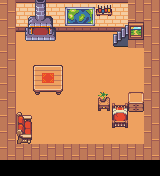

A 2D game scene composited from a Tiled map and its tileset images. What follows is a short description and the map's XML, with every tile layer's data as written:
An orthogonal 10x11 tile map with 16x16 px tiles, 5 tile layers (sol, mur, mur2, mur3, ...), 1 hidden layer not drawn.

<map version="1.5" tiledversion="1.7.1" orientation="orthogonal" renderorder="right-down" width="10" height="11" tilewidth="16" tileheight="16" infinite="0" nextlayerid="7" nextobjectid="1">
 <tileset firstgid="1" source="tilset.tsx" />
 <layer id="1" name="sol" width="10" height="11">
  <data encoding="csv">
393,393,393,393,393,393,393,393,393,393,
393,393,393,393,393,393,393,197,393,393,
393,393,393,393,393,393,393,393,393,393,
393,393,393,393,393,393,393,393,393,393,
393,393,393,393,393,393,393,393,393,393,
393,393,393,393,393,393,393,393,393,393,
393,393,393,393,393,393,393,393,393,393,
393,393,393,393,393,393,393,393,393,393,
393,393,393,393,393,393,393,393,393,393,
393,393,393,393,393,393,393,393,393,393,
0,0,0,0,0,0,0,0,0,0
</data>
 </layer>
 <layer id="2" name="mur" width="10" height="11">
  <data encoding="csv">
0,0,0,0,0,0,0,0,0,0,
0,0,0,0,0,0,0,26,27,0,
0,0,0,0,0,0,0,91,92,0,
0,0,0,0,0,0,0,0,0,0,
0,0,0,0,0,0,0,0,0,0,
0,0,0,0,0,0,0,0,0,0,
0,0,0,0,0,0,0,0,0,0,
0,0,0,0,0,0,0,0,0,0,
0,0,0,0,0,0,0,0,0,0,
0,0,0,0,0,0,0,0,0,0,
0,0,0,0,0,0,0,0,0,0
</data>
 </layer>
 <layer id="3" name="mur2" width="10" height="11">
  <data encoding="csv">
457,132,132,132,132,132,132,132,457,457,
457,197,197,197,197,197,197,0,457,457,
457,0,0,0,0,0,0,0,457,457,
457,0,0,0,0,0,0,0,0,457,
457,0,0,0,0,0,0,0,0,457,
457,0,0,0,0,0,0,0,0,457,
457,0,0,0,0,0,0,0,0,457,
457,0,0,0,0,0,0,0,0,457,
457,0,0,0,0,0,0,0,0,457,
457,457,457,457,457,457,457,457,457,457,
0,0,0,0,0,0,0,0,0,0
</data>
 </layer>
 <layer id="4" name="mur3" width="10" height="11">
  <data encoding="csv">
0,0,0,0,0,0,0,0,0,0,
0,0,0,0,0,0,0,0,0,0,
0,0,0,0,0,0,0,0,0,0,
0,0,0,0,0,0,0,0,0,0,
0,0,0,0,0,0,0,0,0,0,
0,0,0,0,0,0,0,0,0,0,
0,0,0,0,0,0,0,0,0,0,
0,0,0,0,0,0,0,0,0,0,
0,0,0,0,0,0,0,0,0,0,
0,0,0,0,0,0,0,0,0,0,
0,0,0,0,0,0,0,0,0,0
</data>
 </layer>
 <layer id="5" name="meuble" width="10" height="11">
  <data encoding="csv">
0,223,224,225,531,532,664,0,0,0,
0,483,484,485,596,597,0,0,661,0,
0,548,549,550,0,0,0,0,726,0,
0,0,0,0,0,0,0,0,0,0,
0,0,271,272,0,0,0,0,0,0,
0,0,336,337,0,0,925,0,799,0,
0,0,0,0,0,0,990,919,864,0,
0,793,0,0,0,0,0,984,0,0,
0,858,0,0,0,0,0,0,0,0,
0,0,0,0,0,0,0,0,0,0,
0,0,0,0,0,0,0,0,0,0
</data>
 </layer>
 <layer id="6" name="contraintes" width="10" height="11" visible="0">
  <data encoding="csv">
1311,1311,1311,1311,1311,1311,1311,1311,1311,1311,
1311,1311,1311,1311,1311,1311,1311,1311,1311,1311,
1311,1311,1311,1311,0,0,0,0,1311,1311,
1311,0,0,0,0,0,0,0,0,1311,
1311,0,1311,1311,0,0,0,0,0,1311,
1311,0,1311,1311,0,0,0,0,0,1311,
1311,0,0,0,0,0,1311,1311,1311,1311,
1311,1311,0,0,0,0,0,1311,0,1311,
1311,1311,0,0,0,0,0,0,0,1311,
1311,1311,1311,1311,1311,1311,1311,1311,1311,1311,
0,0,0,0,0,0,0,0,0,0
</data>
 </layer>
</map>
